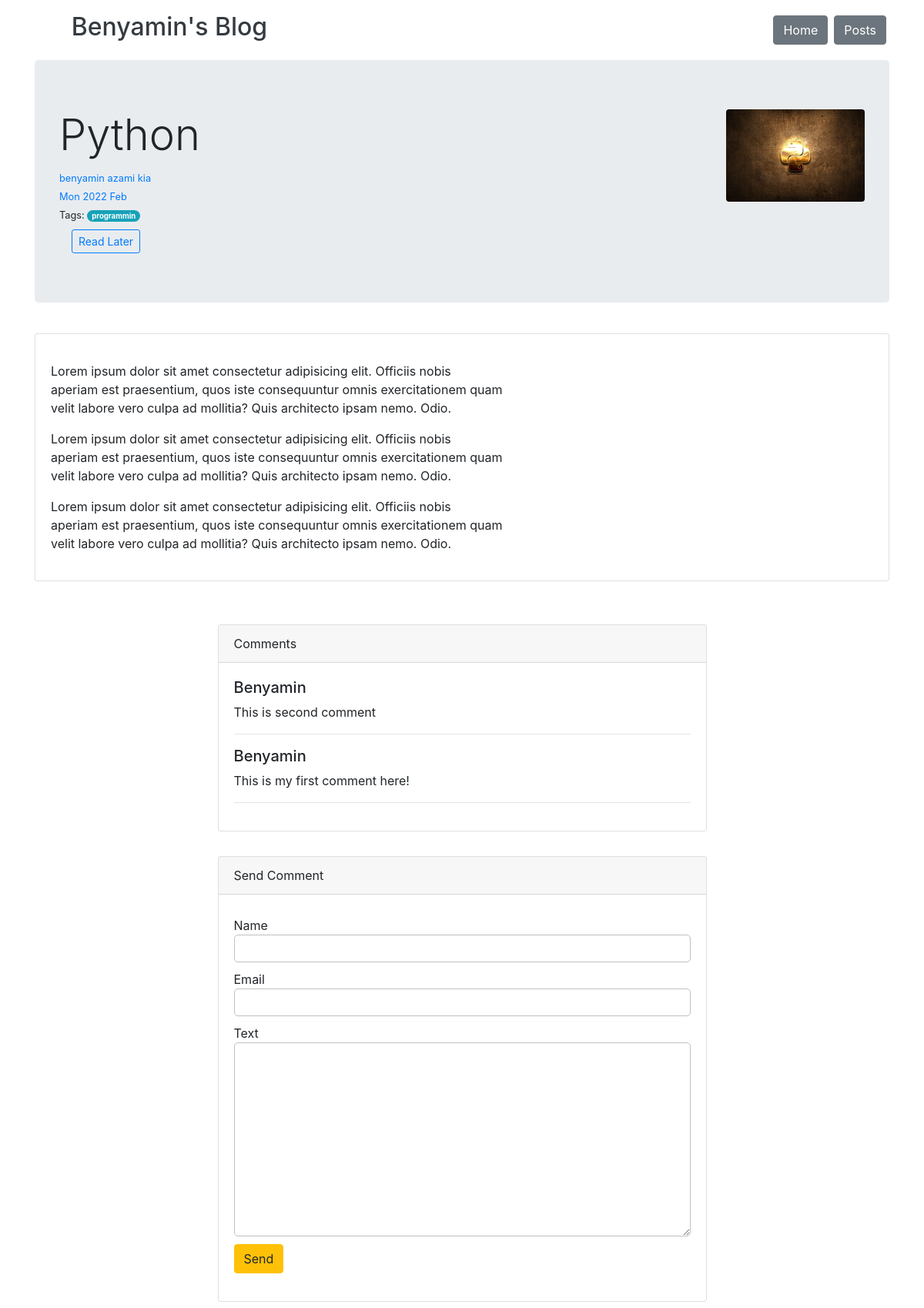
The app's page /blog/post/python with its own data.
### myblog/models.py (models this page shows, shortened)
class Post(models.Model):
	title=models.CharField(max_length=100)
	excert=models.CharField(max_length=200)
	image_name=models.ImageField(upload_to='image', null=True)
	author=models.ForeignKey(Author, on_delete=models.SET_NULL, null=True, related_name='posts')
	slug=models.SlugField(db_index=True, unique=True)
	date=models.DateField(auto_now=True)
	tag=models.ManyToManyField(Tag)
	content=models.TextField(validators=[MinLengthValidator(20)])
	class Meta:
		verbose_name="Post"

class Author(models.Model):
	first_name=models.CharField(max_length=100)
	last_name=models.CharField(max_length=100)
	email=models.EmailField()
	def __str__(self):
		return f"{self.first_name} {self.last_name}"
	class Meta:
		verbose_name="Author"

class Tag(models.Model):
	caption=models.CharField(max_length=10)
	def __str__(self):
		return f"{self.caption}"
	class Meta:
		verbose_name="Tag"

class Comment(models.Model):
	name=models.CharField(max_length=120)
	email=models.EmailField()
	text=models.TextField(max_length=300)
	post=models.ForeignKey(Post, on_delete=models.CASCADE, related_name='comments')

### myblog/views.py (the view, shortened to what this page needs)
# urls.py: path('post/<slug:slug>', views.PostDetailView.as_view(), name='post_detail'),
class PostDetailView(View):
	def is_stored(self, request, post_id):
		stored_posts=request.session.get("stored_posts")
		if stored_posts is not None:
			is_saved_for_later= post_id in stored_posts
		else:
			is_saved_for_later=False
		return is_saved_for_later
	def get(self, request, slug):
		form=CommentForm()
		identified_post=Post.objects.get(slug=slug)
		tags=identified_post.tag.all()
		return render(request,'blog/post_detail.html',{
			"form":form,
			"identified_post":identified_post,
			"post_tag":tags,
			"saved_for_later":self.is_stored(request,identified_post.id)
			})

### myblog/form.py
class CommentForm(forms.ModelForm):
	class Meta:
		model=Comment
		exclude=["post"]

### myblog/templates/blog/post_detail.html (shortened to what this page needs)
{% extends 'base.html' %}
{% load static %}
{% block content %}
<div class="container">
	{% include 'blog/includes/header.html'%}
    <div class="row">
        <div class="col-md-12">
            <div class="jumbotron">
                <div class="row">
                    <div class="col-md-6">
                        <h3 class=" display-4">{{identified_post.title}}</h3>
                        <small><a href="mailto:{{post.author.email}}" style="text-decoration: none;">{{identified_post.author}}</a></small><br>
                        <small class="text-primary">{{identified_post.date|date:"D Y M"}}</small><br>
                        <small>Tags:
                            {% for tag in post_tag %}
                                <span class="badge badge-pill badge-info">{{tag}}</span>
                            {% endfor %}
                        </small>
                        <form action="{% url 'read_later' %}" method="post">
                            {% if saved_for_later %}
                                <button class="btn ml-3 btn-sm btn-outline-primary mt-2">Saved!</button>
                            {% else %}
                                <button class="btn ml-3 btn-sm btn-outline-primary mt-2">Read Later</button>
                            {% endif %}
                        </form>
                    </div>
                    <div class="col-md-6">
                        <img src="{{identified_post.image_name.url}}" class="rounded" width="180" height="120" style="float: right;" alt="">
                    </div>
                </div>
            </div>
        </div>
    </div>
		<div class="row justify-content-center">
			<div class="col-md-12 mt-2">
				<div class="card mb-4">
					<div class="card-body">
                        <p>
                            {{identified_post.content|linebreaks}}
                        </p>
                    </div>
				</div>
			</div>
            <div class="col-md-7 order-2 mt-4 mt-3 mb-2">
                <div class="card mt-2">
                    <div class="card-header">Comments</div>
                        <div class="card-body">
                            {% for comment in identified_post.comments.all|dictsortreversed:"id" %}
                                <h5>{{comment.name}}</h5>
                                <p>{{comment.text}}</p>
                                <hr>
                            {% endfor %}
                        </div>
                </div>
            </div>
            <div class="col-md-7 order-2 mt-4 mt-3 mb-2">
                <div class="card">
                    <div class="card-header">Send Comment</div>
                    <div class="card-body">
                        <form  action='{% url "post_detail" identified_post.slug %}' method="post">
                                {% for field in form %}
                                    <div id='comment' class="form-ctrl mt-2">
                                        {{field.label}}
                                        {{field}}
                                    </div>
                                {% endfor %}
                            <div class="form-group">
                                <button class="btn btn-warning">Send</button>
                            </div>
                        </form>
                    </div>
                </div>
            </div>
		</div>
	</div>
{% endblock %}

### myblog/templates/blog/post_detail.html (style rules this page uses)
.form-ctrl input, .form-ctrl textarea { width: 100%; display: block; margin-bottom: 10px; font:inherit; border-radius: 5px; border: 1px solid silver; padding: 5px; }

### records on screen
Post: title "Python", author "benyamin azami kia", date "Mon 2022 Feb", image_name (picture), content "Lorem ipsum dolor sit amet consectetur adipisicing elit. Officiis nobis aperiam est praesentium, quos iste consequuntur omnis exercitationem quam velit labore vero culpa ad mollitia? Quis architecto ipsam nemo. Odio. Lorem ipsum dolor sit amet consectetur adipisicing elit. Officiis nobis aperiam est praesentium, quos iste consequuntur omnis exercitationem quam velit labore vero culpa ad mollitia? Quis architecto ipsam nemo. Odio. Lorem ipsum dolor sit amet consectetur adipisicing elit. Officiis nobis aperiam est praesentium, quos iste consequuntur omnis exercitationem quam velit labore vero culpa ad mollitia? Quis architecto ipsam nemo. Odio."
Tag: caption "programmin"
Comment: name "Benyamin", text "This is second comment"
Comment: name "Benyamin", text "This is my first comment here!"

### other values on screen
{{ field.label }} "Name" "Email" "Text"
